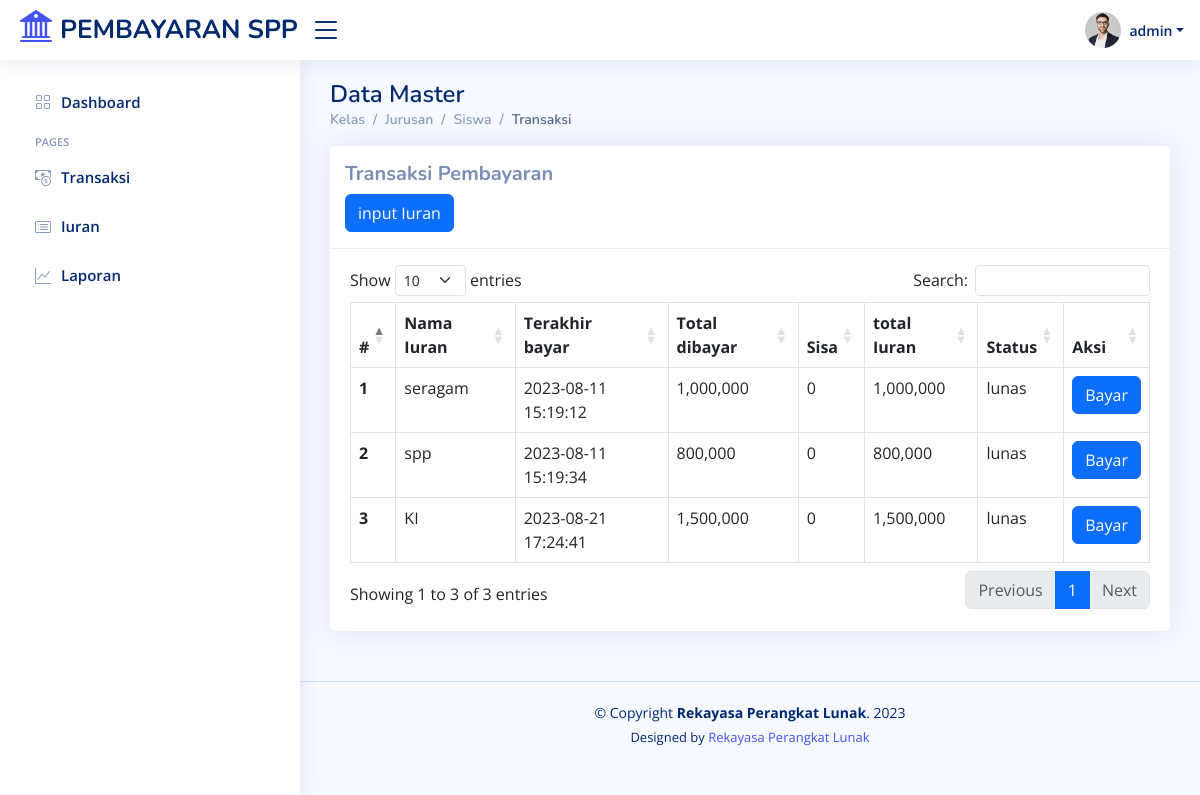
Page /views/transaksi.php?siswa=1&kelas=1&angkatan=1 (signed in) on the committed database.
### tables this page shows
CREATE TABLE `pembayaran` (
  `id_pembayaran` int(225) NOT NULL,
  `nama_iuran` varchar(225) NOT NULL,
  `nisn` varchar(225) NOT NULL,
  `tanggal_pembayaran` datetime NOT NULL,
  `total_pembayaran` int(225) NOT NULL,
  `total_dibayar` int(225) NOT NULL,
  `status` varchar(22) NOT NULL
);

### views/transaksi.php (the view, shortened to what this page needs)
<?php
  include "../back/koneksi.php";
  $nisn = $_GET['siswa'];
  $query = "SELECT * FROM pembayaran WHERE nisn = '$nisn'";
  $sql = mysqli_query($conn, $query);
  $no = 1;
 ?>
<?php include "V_head.php"; ?>
  <?php include "V_header.php"; ?>
  <?php include "V_sidebar.php"; ?>
  <main id="main" class="main">
  	<div class="pagetitle">
      <h1>Data Master</h1>
      <nav>
        <ol class="breadcrumb">
          <li class="breadcrumb-item "><a href="data_angkatan.php">Kelas</a></li>
          <li class="breadcrumb-item "><a href="kelas_iuran.php?angkatan=<?= $_GET['angkatan']; ?>">Jurusan</a></li>
          <li class="breadcrumb-item "><a href="siswa_iuran.php?kelas=<?= $_GET['kelas']; ?>&angkatan=<?= $_GET['angkatan']; ?>">Siswa</a></li>
          <li class="breadcrumb-item active">Transaksi</li>
        </ol>
      </nav>
    </div>
  	<section class="section">
      <div class="row">
        <div class="col-lg-12">
          <div class="card">
          	<div class="card-header py-3">
          		<h5><strong>Transaksi Pembayaran</strong></h5>
              <button class="btn btn-primary" type="button" onclick="handleInputiuran()">input Iuran</button>
          	</div>
            <div class="card-body mt-3">
              <div class="table-responsive">
              <table class="table table-bordered" id="dataTable" >
                <thead>
                  <tr>
                    <th scope="col">#</th>
                    <th>Nama Iuran</th>
                    <th>Terakhir bayar</th>
                    <th>Total dibayar</th>
                    <th>Sisa</th>
                    <th>total Iuran</th>
                    <th>Status</th>
                    <th>Aksi</th>
                  </tr>
                </thead>
                <tbody>
                  <?php while ($result = mysqli_fetch_assoc($sql)) { ?>
                  <tr>
                    <th scope="row"><?= $no++; ?></th>
                    <td><?= $result['nama_iuran']; ?></td>
                    <td><?= $result['tanggal_pembayaran']; ?></td>
                    <td><?= number_format($result['total_dibayar']); ?></td>
                    <td><?= number_format($result['total_pembayaran'] - $result['total_dibayar']); ?></td>
                    <td><?= number_format($result['total_pembayaran']); ?></td>
                    <td><?= $result['status']; ?></td>
                    <td>
                      <button class="btn btn-primary" onclick="handleBayar('<?= $result['id_pembayaran']; ?>')">Bayar</button>
                    </td>
                  </tr>
                <?php } ?>
                </tbody>
              </table>
              </div>
            </div>
          </div>
        </div>
      </div>
    </section>
  </main>
<?php include "V_footer.php"; ?>

### assets/css/style.css (style rules this page uses)
:root { scroll-behavior: smooth; }
body { font-family: "Open Sans", sans-serif; background: #f6f9ff; color: #444444; }
a { color: #4154f1; text-decoration: none; }
h1, h2, h3, h4, h5, h6 { font-family: "Nunito", sans-serif; }
#main { margin-top: 60px; padding: 20px 30px; transition: all 0.3s; }
.pagetitle { margin-bottom: 10px; }
.pagetitle h1 { font-size: 24px; margin-bottom: 0; font-weight: 600; color: #012970; }
.card { margin-bottom: 30px; border: none; border-radius: 5px; box-shadow: 0px 0 30px rgba(1, 41, 112, 0.1); }
.card-header, .card-footer { border-color: #ebeef4; background-color: #fff; color: #798eb3; padding: 15px; }
.card-body { padding: 0 20px 20px 20px; }
.breadcrumb { font-size: 14px; font-family: "Nunito", sans-serif; color: #899bbd; font-weight: 600; }
.breadcrumb a { color: #899bbd; transition: 0.3s; }
.breadcrumb .breadcrumb-item::before { color: #899bbd; }
.breadcrumb .active { color: #51678f; font-weight: 600; }
@media (min-width: 1200px) { #main, #footer { margin-left: 300px; } }

### rows in the picture
pembayaran: nama_iuran "seragam", tanggal_pembayaran "2023-08-11 15:19:12", total_dibayar "1,000,000", $result['total_pembayaran'] - $result['total_dibayar'] "0", total_pembayaran "1,000,000", status "lunas"
pembayaran: nama_iuran "spp", tanggal_pembayaran "2023-08-11 15:19:34", total_dibayar "800,000", $result['total_pembayaran'] - $result['total_dibayar'] "0", total_pembayaran "800,000", status "lunas"
pembayaran: nama_iuran "KI", tanggal_pembayaran "2023-08-21 17:24:41", total_dibayar "1,500,000", $result['total_pembayaran'] - $result['total_dibayar'] "0", total_pembayaran "1,500,000", status "lunas"

### other values in the picture
$_SESSION['nama'] "admin"
